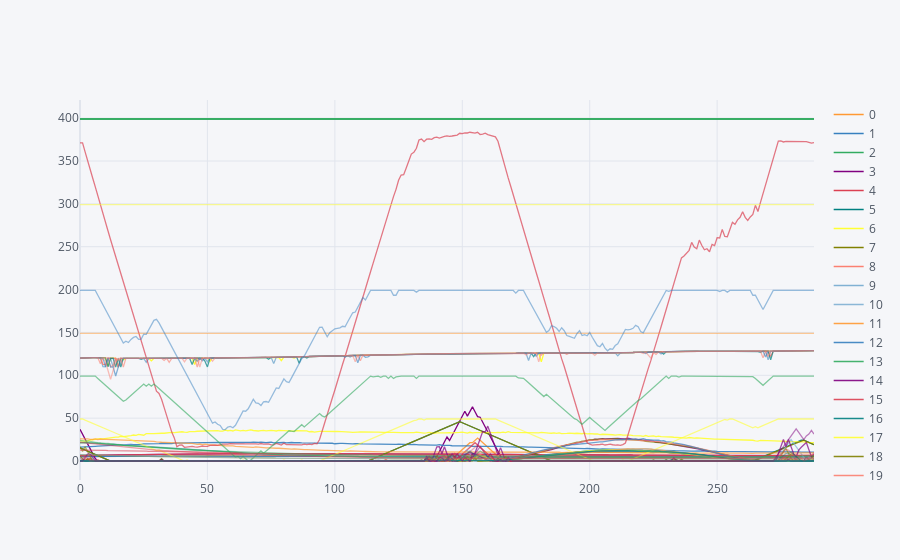

Notebook code for this chart:
### Markdown cell above
**Productions**

### Code cell
prods_p.iplot(kind='scatter', filename='cufflinks/cf-simple-line')

### Figure 1 — Plotly figure (JSON) as saved in the notebook; plotly's stock layout.template omitted (floating-point values rounded to 4 significant figures; data arrays with more than 128 entries replaced by an {"elided": "..."} marker saying what was removed)
{"data": [{"line": {"color": "rgba(255, 153, 51, 1.0)", "dash": "solid", "shape": "linear", "width": 1.3}, "mode": "lines", "name": "0", "text": "", "type": "scatter", "x": {"elided": "289 int values"}, "y": {"elided": "289 float values"}}, {"line": {"color": "rgba(55, 128, 191, 1.0)", "dash": "solid", "shape": "linear", "width": 1.3}, "mode": "lines", "name": "1", "text": "", "type": "scatter", "x": {"elided": "289 int values"}, "y": {"elided": "289 float values"}}, {"line": {"color": "rgba(50, 171, 96, 1.0)", "dash": "solid", "shape": "linear", "width": 1.3}, "mode": "lines", "name": "2", "text": "", "type": "scatter", "x": {"elided": "289 int values"}, "y": {"elided": "289 int values"}}, {"line": {"color": "rgba(128, 0, 128, 1.0)", "dash": "solid", "shape": "linear", "width": 1.3}, "mode": "lines", "name": "3", "text": "", "type": "scatter", "x": {"elided": "289 int values"}, "y": {"elided": "289 float values"}}, {"line": {"color": "rgba(219, 64, 82, 1.0)", "dash": "solid", "shape": "linear", "width": 1.3}, "mode": "lines", "name": "4", "text": "", "type": "scatter", "x": {"elided": "289 int values"}, "y": {"elided": "289 float values"}}, {"line": {"color": "rgba(0, 128, 128, 1.0)", "dash": "solid", "shape": "linear", "width": 1.3}, "mode": "lines", "name": "5", "text": "", "type": "scatter", "x": {"elided": "289 int values"}, "y": {"elided": "289 float values"}}, {"line": {"color": "rgba(255, 255, 51, 1.0)", "dash": "solid", "shape": "linear", "width": 1.3}, "mode": "lines", "name": "6", "text": "", "type": "scatter", "x": {"elided": "289 int values"}, "y": {"elided": "289 float values"}}, {"line": {"color": "rgba(128, 128, 0, 1.0)", "dash": "solid", "shape": "linear", "width": 1.3}, "mode": "lines", "name": "7", "text": "", "type": "scatter", "x": {"elided": "289 int values"}, "y": {"elided": "289 float values"}}, {"line": {"color": "rgba(251, 128, 114, 1.0)", "dash": "solid", "shape": "linear", "width": 1.3}, "mode": "lines", "name": "8", "text": "", "type": "scatter", "x": {"elided": "289 int values"}, "y": {"elided": "289 float values"}}, {"line": {"color": "rgba(128, 177, 211, 1.0)", "dash": "solid", "shape": "linear", "width": 1.3}, "mode": "lines", "name": "9", "text": "", "type": "scatter", "x": {"elided": "289 int values"}, "y": {"elided": "289 float values"}}, {"line": {"color": "rgba(128, 177, 211, 0.8999999999999999)", "dash": "solid", "shape": "linear", "width": 1.3}, "mode": "lines", "name": "10", "text": "", "type": "scatter", "x": {"elided": "289 int values"}, "y": {"elided": "289 float values"}}, {"line": {"color": "rgba(255, 153, 51, 0.8999999999999999)", "dash": "solid", "shape": "linear", "width": 1.3}, "mode": "lines", "name": "11", "text": "", "type": "scatter", "x": {"elided": "289 int values"}, "y": {"elided": "289 float values"}}, {"line": {"color": "rgba(55, 128, 191, 0.8999999999999999)", "dash": "solid", "shape": "linear", "width": 1.3}, "mode": "lines", "name": "12", "text": "", "type": "scatter", "x": {"elided": "289 int values"}, "y": {"elided": "289 float values"}}, {"line": {"color": "rgba(50, 171, 96, 0.8999999999999999)", "dash": "solid", "shape": "linear", "width": 1.3}, "mode": "lines", "name": "13", "text": "", "type": "scatter", "x": {"elided": "289 int values"}, "y": {"elided": "289 int values"}}, {"line": {"color": "rgba(128, 0, 128, 0.8999999999999999)", "dash": "solid", "shape": "linear", "width": 1.3}, "mode": "lines", "name": "14", "text": "", "type": "scatter", "x": {"elided": "289 int values"}, "y": {"elided": "289 float values"}}, {"line": {"color": "rgba(219, 64, 82, 0.8999999999999999)", "dash": "solid", "shape": "linear", "width": 1.3}, "mode": "lines", "name": "15", "text": "", "type": "scatter", "x": {"elided": "289 int values"}, "y": {"elided": "289 float values"}}, {"line": {"color": "rgba(0, 128, 128, 0.8999999999999999)", "dash": "solid", "shape": "linear", "width": 1.3}, "mode": "lines", "name": "16", "text": "", "type": "scatter", "x": {"elided": "289 int values"}, "y": {"elided": "289 float values"}}, {"line": {"color": "rgba(255, 255, 51, 0.8999999999999999)", "dash": "solid", "shape": "linear", "width": 1.3}, "mode": "lines", "name": "17", "text": "", "type": "scatter", "x": {"elided": "289 int values"}, "y": {"elided": "289 float values"}}, {"line": {"color": "rgba(128, 128, 0, 0.8999999999999999)", "dash": "solid", "shape": "linear", "width": 1.3}, "mode": "lines", "name": "18", "text": "", "type": "scatter", "x": {"elided": "289 int values"}, "y": {"elided": "289 float values"}}, {"line": {"color": "rgba(251, 128, 114, 0.8999999999999999)", "dash": "solid", "shape": "linear", "width": 1.3}, "mode": "lines", "name": "19", "text": "", "type": "scatter", "x": {"elided": "289 int values"}, "y": {"elided": "289 float values"}}, {"line": {"color": "rgba(251, 128, 114, 0.7999999999999998)", "dash": "solid", "shape": "linear", "width": 1.3}, "mode": "lines", "name": "20", "text": "", "type": "scatter", "x": {"elided": "289 int values"}, "y": {"elided": "289 float values"}}, {"line": {"color": "rgba(128, 177, 211, 0.7999999999999998)", "dash": "solid", "shape": "linear", "width": 1.3}, "mode": "lines", "name": "21", "text": "", "type": "scatter", "x": {"elided": "289 int values"}, "y": {"elided": "289 float values"}}, {"line": {"color": "rgba(255, 153, 51, 0.7999999999999998)", "dash": "solid", "shape": "linear", "width": 1.3}, "mode": "lines", "name": "22", "text": "", "type": "scatter", "x": {"elided": "289 int values"}, "y": {"elided": "289 float values"}}, {"line": {"color": "rgba(55, 128, 191, 0.7999999999999998)", "dash": "solid", "shape": "linear", "width": 1.3}, "mode": "lines", "name": "23", "text": "", "type": "scatter", "x": {"elided": "289 int values"}, "y": {"elided": "289 float values"}}, {"line": {"color": "rgba(50, 171, 96, 0.7999999999999998)", "dash": "solid", "shape": "linear", "width": 1.3}, "mode": "lines", "name": "24", "text": "", "type": "scatter", "x": {"elided": "289 int values"}, "y": {"elided": "289 float values"}}, {"line": {"color": "rgba(128, 0, 128, 0.7999999999999998)", "dash": "solid", "shape": "linear", "width": 1.3}, "mode": "lines", "name": "25", "text": "", "type": "scatter", "x": {"elided": "289 int values"}, "y": {"elided": "289 float values"}}, {"line": {"color": "rgba(219, 64, 82, 0.7999999999999998)", "dash": "solid", "shape": "linear", "width": 1.3}, "mode": "lines", "name": "26", "text": "", "type": "scatter", "x": {"elided": "289 int values"}, "y": {"elided": "289 float values"}}, {"line": {"color": "rgba(0, 128, 128, 0.7999999999999998)", "dash": "solid", "shape": "linear", "width": 1.3}, "mode": "lines", "name": "27", "text": "", "type": "scatter", "x": {"elided": "289 int values"}, "y": {"elided": "289 float values"}}, {"line": {"color": "rgba(255, 255, 51, 0.7999999999999998)", "dash": "solid", "shape": "linear", "width": 1.3}, "mode": "lines", "name": "28", "text": "", "type": "scatter", "x": {"elided": "289 int values"}, "y": {"elided": "289 float values"}}, {"line": {"color": "rgba(128, 128, 0, 0.7999999999999998)", "dash": "solid", "shape": "linear", "width": 1.3}, "mode": "lines", "name": "29", "text": "", "type": "scatter", "x": {"elided": "289 int values"}, "y": {"elided": "289 float values"}}, {"line": {"color": "rgba(128, 128, 0, 0.7)", "dash": "solid", "shape": "linear", "width": 1.3}, "mode": "lines", "name": "30", "text": "", "type": "scatter", "x": {"elided": "289 int values"}, "y": {"elided": "289 float values"}}, {"line": {"color": "rgba(251, 128, 114, 0.7)", "dash": "solid", "shape": "linear", "width": 1.3}, "mode": "lines", "name": "31", "text": "", "type": "scatter", "x": {"elided": "289 int values"}, "y": {"elided": "289 float values"}}, {"line": {"color": "rgba(128, 177, 211, 0.7)", "dash": "solid", "shape": "linear", "width": 1.3}, "mode": "lines", "name": "32", "text": "", "type": "scatter", "x": {"elided": "289 int values"}, "y": {"elided": "289 float values"}}, {"line": {"color": "rgba(255, 153, 51, 0.7)", "dash": "solid", "shape": "linear", "width": 1.3}, "mode": "lines", "name": "33", "text": "", "type": "scatter", "x": {"elided": "289 int values"}, "y": {"elided": "289 float values"}}, {"line": {"color": "rgba(55, 128, 191, 0.7)", "dash": "solid", "shape": "linear", "width": 1.3}, "mode": "lines", "name": "34", "text": "", "type": "scatter", "x": {"elided": "289 int values"}, "y": {"elided": "289 float values"}}, {"line": {"color": "rgba(50, 171, 96, 0.7)", "dash": "solid", "shape": "linear", "width": 1.3}, "mode": "lines", "name": "35", "text": "", "type": "scatter", "x": {"elided": "289 int values"}, "y": {"elided": "289 int values"}}, {"line": {"color": "rgba(128, 0, 128, 0.7)", "dash": "solid", "shape": "linear", "width": 1.3}, "mode": "lines", "name": "36", "text": "", "type": "scatter", "x": {"elided": "289 int values"}, "y": {"elided": "289 float values"}}, {"line": {"color": "rgba(219, 64, 82, 0.7)", "dash": "solid", "shape": "linear", "width": 1.3}, "mode": "lines", "name": "37", "text": "", "type": "scatter", "x": {"elided": "289 int values"}, "y": {"elided": "289 float values"}}, {"line": {"color": "rgba(0, 128, 128, 0.7)", "dash": "solid", "shape": "linear", "width": 1.3}, "mode": "lines", "name": "38", "text": "", "type": "scatter", "x": {"elided": "289 int values"}, "y": {"elided": "289 float values"}}, {"line": {"color": "rgba(255, 255, 51, 0.7)", "dash": "solid", "shape": "linear", "width": 1.3}, "mode": "lines", "name": "39", "text": "", "type": "scatter", "x": {"elided": "289 int values"}, "y": {"elided": "289 float values"}}, {"line": {"color": "rgba(255, 255, 51, 0.5999999999999999)", "dash": "solid", "shape": "linear", "width": 1.3}, "mode": "lines", "name": "40", "text": "", "type": "scatter", "x": {"elided": "289 int values"}, "y": {"elided": "289 float values"}}, {"line": {"color": "rgba(128, 128, 0, 0.5999999999999999)", "dash": "solid", "shape": "linear", "width": 1.3}, "mode": "lines", "name": "41", "text": "", "type": "scatter", "x": {"elided": "289 int values"}, "y": {"elided": "289 float values"}}, {"line": {"color": "rgba(251, 128, 114, 0.5999999999999999)", "dash": "solid", "shape": "linear", "width": 1.3}, "mode": "lines", "name": "42", "text": "", "type": "scatter", "x": {"elided": "289 int values"}, "y": {"elided": "289 float values"}}, {"line": {"color": "rgba(128, 177, 211, 0.5999999999999999)", "dash": "solid", "shape": "linear", "width": 1.3}, "mode": "lines", "name": "43", "text": "", "type": "scatter", "x": {"elided": "289 int values"}, "y": {"elided": "289 float values"}}, {"line": {"color": "rgba(255, 153, 51, 0.5999999999999999)", "dash": "solid", "shape": "linear", "width": 1.3}, "mode": "lines", "name": "44", "text": "", "type": "scatter", "x": {"elided": "289 int values"}, "y": {"elided": "289 float values"}}, {"line": {"color": "rgba(55, 128, 191, 0.5999999999999999)", "dash": "solid", "shape": "linear", "width": 1.3}, "mode": "lines", "name": "45", "text": "", "type": "scatter", "x": {"elided": "289 int values"}, "y": {"elided": "289 float values"}}, {"line": {"color": "rgba(50, 171, 96, 0.5999999999999999)", "dash": "solid", "shape": "linear", "width": 1.3}, "mode": "lines", "name": "46", "text": "", "type": "scatter", "x": {"elided": "289 int values"}, "y": {"elided": "289 float values"}}, {"line": {"color": "rgba(128, 0, 128, 0.5999999999999999)", "dash": "solid", "shape": "linear", "width": 1.3}, "mode": "lines", "name": "47", "text": "", "type": "scatter", "x": {"elided": "289 int values"}, "y": {"elided": "289 float values"}}, {"line": {"color": "rgba(219, 64, 82, 0.5999999999999999)", "dash": "solid", "shape": "linear", "width": 1.3}, "mode": "lines", "name": "48", "text": "", "type": "scatter", "x": {"elided": "289 int values"}, "y": {"elided": "289 float values"}}, {"line": {"color": "rgba(0, 128, 128, 0.5999999999999999)", "dash": "solid", "shape": "linear", "width": 1.3}, "mode": "lines", "name": "49", "text": "", "type": "scatter", "x": {"elided": "289 int values"}, "y": {"elided": "289 float values"}}, {"line": {"color": "rgba(0, 128, 128, 0.49999999999999983)", "dash": "solid", "shape": "linear", "width": 1.3}, "mode": "lines", "name": "50", "text": "", "type": "scatter", "x": {"elided": "289 int values"}, "y": {"elided": "289 float values"}}, {"line": {"color": "rgba(255, 255, 51, 0.49999999999999983)", "dash": "solid", "shape": "linear", "width": 1.3}, "mode": "lines", "name": "51", "text": "", "type": "scatter", "x": {"elided": "289 int values"}, "y": {"elided": "289 int values"}}, {"line": {"color": "rgba(128, 128, 0, 0.49999999999999983)", "dash": "solid", "shape": "linear", "width": 1.3}, "mode": "lines", "name": "52", "text": "", "type": "scatter", "x": {"elided": "289 int values"}, "y": {"elided": "289 float values"}}, {"line": {"color": "rgba(251, 128, 114, 0.49999999999999983)", "dash": "solid", "shape": "linear", "width": 1.3}, "mode": "lines", "name": "53", "text": "", "type": "scatter", "x": {"elided": "289 int values"}, "y": {"elided": "289 float values"}}, {"line": {"color": "rgba(128, 177, 211, 0.49999999999999983)", "dash": "solid", "shape": "linear", "width": 1.3}, "mode": "lines", "name": "54", "text": "", "type": "scatter", "x": {"elided": "289 int values"}, "y": {"elided": "289 float values"}}, {"line": {"color": "rgba(255, 153, 51, 0.49999999999999983)", "dash": "solid", "shape": "linear", "width": 1.3}, "mode": "lines", "name": "55", "text": "", "type": "scatter", "x": {"elided": "289 int values"}, "y": {"elided": "289 int values"}}, {"line": {"color": "rgba(55, 128, 191, 0.49999999999999983)", "dash": "solid", "shape": "linear", "width": 1.3}, "mode": "lines", "name": "56", "text": "", "type": "scatter", "x": {"elided": "289 int values"}, "y": {"elided": "289 float values"}}, {"line": {"color": "rgba(50, 171, 96, 0.49999999999999983)", "dash": "solid", "shape": "linear", "width": 1.3}, "mode": "lines", "name": "57", "text": "", "type": "scatter", "x": {"elided": "289 int values"}, "y": {"elided": "289 float values"}}, {"line": {"color": "rgba(128, 0, 128, 0.49999999999999983)", "dash": "solid", "shape": "linear", "width": 1.3}, "mode": "lines", "name": "58", "text": "", "type": "scatter", "x": {"elided": "289 int values"}, "y": {"elided": "289 float values"}}, {"line": {"color": "rgba(219, 64, 82, 0.49999999999999983)", "dash": "solid", "shape": "linear", "width": 1.3}, "mode": "lines", "name": "59", "text": "", "type": "scatter", "x": {"elided": "289 int values"}, "y": {"elided": "289 float values"}}, {"line": {"color": "rgba(219, 64, 82, 0.39999999999999974)", "dash": "solid", "shape": "linear", "width": 1.3}, "mode": "lines", "name": "60", "text": "", "type": "scatter", "x": {"elided": "289 int values"}, "y": {"elided": "289 float values"}}, {"line": {"color": "rgba(0, 128, 128, 0.39999999999999974)", "dash": "solid", "shape": "linear", "width": 1.3}, "mode": "lines", "name": "61", "text": "", "type": "scatter", "x": {"elided": "289 int values"}, "y": {"elided": "289 float values"}}], "layout": {"legend": {"bgcolor": "#F5F6F9", "font": {"color": "#4D5663"}}, "paper_bgcolor": "#F5F6F9", "plot_bgcolor": "#F5F6F9", "title": {"font": {"color": "#4D5663"}}, "xaxis": {"gridcolor": "#E1E5ED", "showgrid": true, "tickfont": {"color": "#4D5663"}, "title": {"font": {"color": "#4D5663"}, "text": ""}, "zerolinecolor": "#E1E5ED"}, "yaxis": {"gridcolor": "#E1E5ED", "showgrid": true, "tickfont": {"color": "#4D5663"}, "title": {"font": {"color": "#4D5663"}, "text": ""}, "zerolinecolor": "#E1E5ED"}}}
